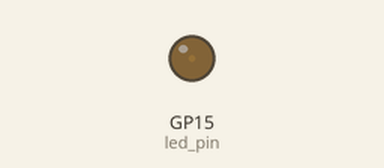
A program run on a simulated Raspberry Pi Pico running MicroPython. Shown: output pins drawn as LEDs (lit = HIGH).

Above: at 0.05 s.
At 1.55 s:
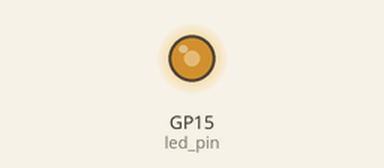
At 2.8 s:
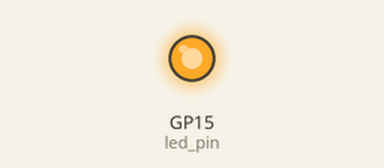
At 5.6 s:
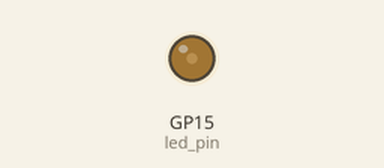
Timing chart, 0 to 9.3 s (numbered marks = the images above):
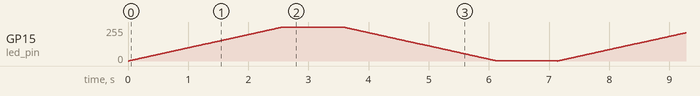

The program:

LED_intensityPWM.py
```python
import machine
import utime

# Define the LED pin
led_pin = machine.Pin(15)
led_pwm = machine.PWM(led_pin)  # Create a PWM object

while True:
    # Increase LED intensity (fade in)
    for duty_cycle in range(0, 65535, 256):
        led_pwm.duty_u16(duty_cycle)
        utime.sleep(0.01)  # Adjust this delay for the desired fade-in speed

    utime.sleep(1)  # Pause at full intensity

    # Decrease LED intensity (fade out)
    for duty_cycle in range(65535, 0, -256):
        led_pwm.duty_u16(duty_cycle)
        utime.sleep(0.01)  # Adjust this delay for the desired fade-out speed

    utime.sleep(1)  # Pause at minimum intensity
```
